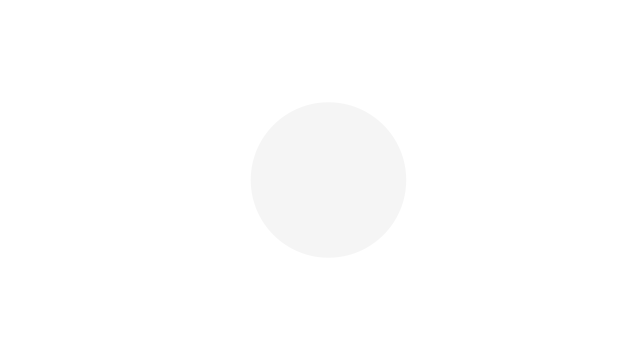
Frame 1 (no input)
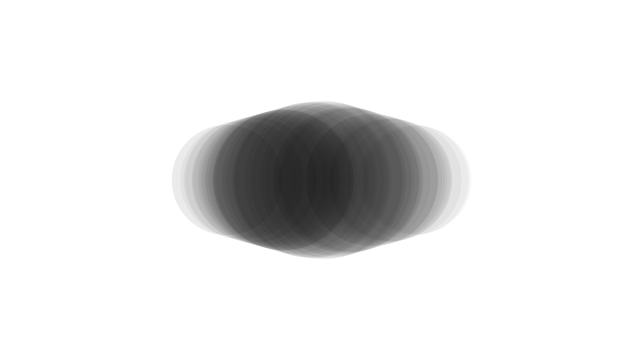
Frame 60 (the mouse pressed at the canvas centre just before this capture)
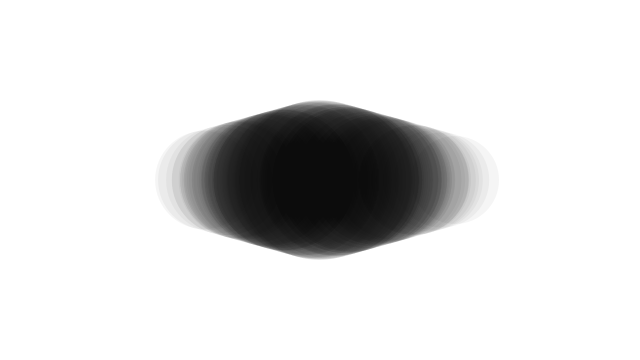
Frame 120 (the mouse held since frame 60 and released just before this capture)

The Processing sketch that drew these frames (run headless with seeded random() and noise(); from frame 60 on, the mouse is pressed at the canvas centre):

// Processing sketch: GaussianDistribution
// ── GaussianDistribution.pde
void setup()
{
  size(640, 360);
  background(255);
  float y = height/2;
}

void draw()
{
  float num = randomGaussian();
  float sd = 60; //standard deviation
  float mean = width/2; // half of window width

  float x = sd * num + mean;

  //float gauScale = randomGaussian();
  float scaleReciprocal = 5;
  
  
  float ellipseScale = (scaleReciprocal - abs(num)) * 32;
  //System.out.println(ellipseScale);


  
  noStroke();
  fill(0, 10);
  //  ellipse(x, 180, 32, 32);
  ellipse(x, 180, ellipseScale, ellipseScale);
  
}
